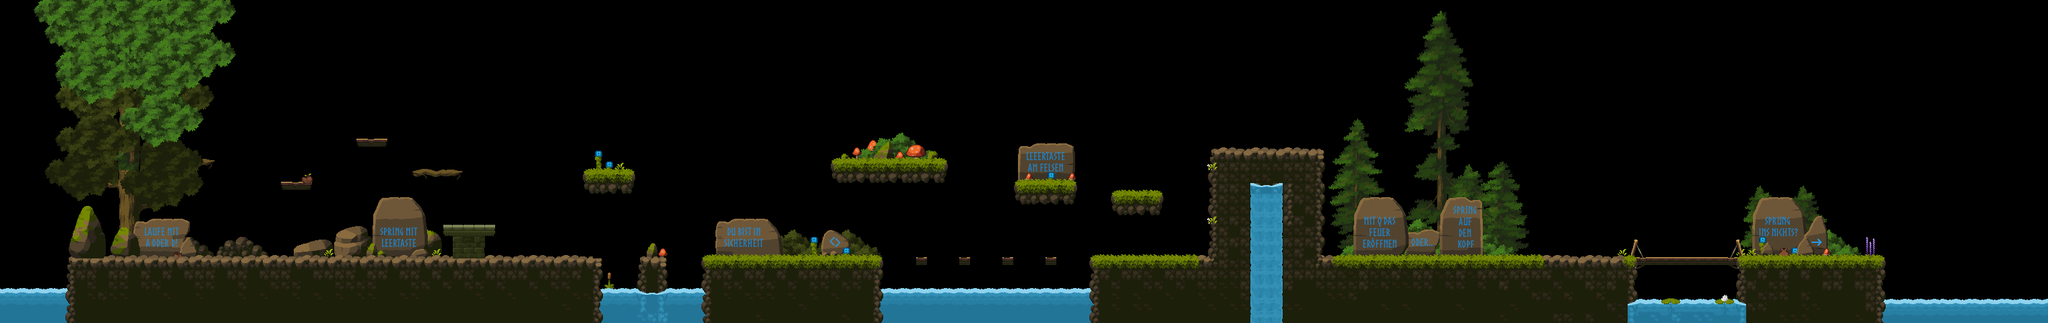

This is a level from a 2D game, rendered from its Tiled map with the project's own tilesets. A one-line summary and the map file follow, with tile-layer data summarised:
An orthogonal 190x30 tile map with 16x16 px tiles, 12 tile layers (Very Far BG, Far BG, BG, Runes BG, ...), 14 tilesets.

<map version="1.10" tiledversion="1.11.0" orientation="orthogonal" renderorder="right-down" width="190" height="30" tilewidth="16" tileheight="16" infinite="0" nextlayerid="15" nextobjectid="1">
 <tileset firstgid="1" source="Fantasy Forest Tiles.tsx" />
 <tileset firstgid="626" source="Props-Rocks.tsx" />
 <tileset firstgid="1004" source="rune_running.tsx" />
 <tileset firstgid="1020" source="rune_jumping.tsx" />
 <tileset firstgid="1036" source="rune_checkpoint.tsx" />
 <tileset firstgid="1052" source="rune_walljump.tsx" />
 <tileset firstgid="1068" source="rune_projectile_death.tsx" />
 <tileset firstgid="1084" source="rune_or.tsx" />
 <tileset firstgid="1100" source="rune_jump_death.tsx" />
 <tileset firstgid="1116" source="Tree-Assets.tsx" />
 <tileset firstgid="1641" source="Green-Tree.tsx" />
 <tileset firstgid="7941" source="rune_leap.tsx" />
 <tileset firstgid="7957" source="rune_walljump.tsx" />
 <tileset firstgid="7973" source="Assets.tsx" />
 <layer id="2" name="Very Far BG" width="190" height="30">
  <data>[5700 cells, 364 non-empty, 354 distinct tile ids]</data>
 </layer>
 <layer id="3" name="Far BG" width="190" height="30">
  <data>[5700 cells, 184 non-empty, 82 distinct tile ids]</data>
 </layer>
 <layer id="4" name="BG" width="190" height="30">
  <data>[5700 cells, 459 non-empty, 205 distinct tile ids]</data>
 </layer>
 <layer id="13" name="Runes BG" width="190" height="30">
  <data>[5700 cells, 38 non-empty, 37 distinct tile ids]</data>
 </layer>
 <layer id="5" name="Runestones" width="190" height="30">
  <data>[5700 cells, 217 non-empty, 54 distinct tile ids]</data>
 </layer>
 <layer id="6" name="Glyphs on Stones" width="190" height="30" opacity="0.78">
  <data>[5700 cells, 71 non-empty, 68 distinct tile ids]</data>
 </layer>
 <layer id="7" name="Decor BG" width="190" height="30">
  <data>[5700 cells, 251 non-empty, 173 distinct tile ids]</data>
 </layer>
 <layer id="8" name="Decor FG" width="190" height="30">
  <data>[5700 cells, 209 non-empty, 133 distinct tile ids]</data>
 </layer>
 <layer id="14" name="Blattwerk" width="190" height="30">
  <data>[5700 cells, 93 non-empty, 61 distinct tile ids]</data>
 </layer>
 <layer id="9" name="Ground Decorlayer" width="190" height="30">
  <data>[5700 cells, 256 non-empty, 51 distinct tile ids]</data>
 </layer>
 <layer id="10" name="Ground" width="190" height="30">
  <data>[5700 cells, 906 non-empty, 87 distinct tile ids]</data>
 </layer>
 <layer id="12" name="Blocking Objects" width="190" height="30">
  <data>[5700 cells, 201 non-empty, 88 distinct tile ids]</data>
 </layer>
</map>
